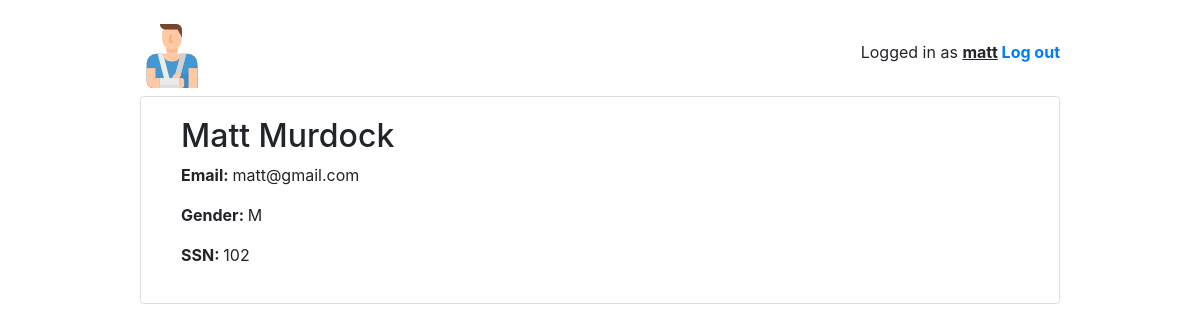
Screenshot of /home/patient/pro/profile/102 (signed in) with the database file from the repository.
### home/models.py (models this page shows, shortened)
class User(AbstractUser):
    is_patient = models.BooleanField(default=False)
    is_doctor = models.BooleanField(default=False)

class Patient(models.Model):
    GENDER_CHOICES = [('M', 'Male'), ('F', 'Female')]
    user = models.OneToOneField(User, on_delete=models.CASCADE)
    ssn = models.IntegerField('SSN', blank=False, primary_key=True)
    first_name = models.CharField('First Name', max_length=50, blank=False)
    last_name = models.CharField('Last Name', max_length=50, blank=False)
    email = models.EmailField('Email', max_length=40, blank=True, null=True, unique=True)
    gender = models.CharField(max_length=3, choices=GENDER_CHOICES, default='M')
    class Meta:
        ordering = ['ssn']

### home/views/patient.py (the view)
# urls.py: path('pro/profile/<int:pk>', patient.PatientProfileView.as_view(), name='patient_profile'),
@method_decorator([login_required, patient_required], name='dispatch')
class PatientProfileView(DetailView):
    model = Patient
    template_name = 'home/patient/patient_profile.html'

### home/templates/home/patient/patient_profile.html
<!DOCTYPE html>
{% extends "base.html" %}
{% block content %}
<div style="margin-left:20px;">
    <h2>{{ user.first_name }} {{ user.last_name}}</h2>
    <p><strong>Email: </strong>{{ user.email }}</p>
    <p><strong>Gender: </strong>{{ user.patient.gender }}</p>
    <p><strong>SSN: </strong> {{ user.patient.ssn }}</p>
</div>
{% endblock %}

### templates/base.html (shortened to what this page needs)
<!DOCTYPE html>
{% load static %}
<html lang="en">
<head>
    <link rel="stylesheet" href="https://maxcdn.bootstrapcdn.com/bootstrap/4.0.0/css/bootstrap.min.css">
    <link rel="stylesheet" type="text/css" href="{% static 'vendor/fontello-2f186091/css/fontello.css' %}">
    <link rel="stylesheet" type="text/css" href="{% static 'css/app.css' %}">
    {% if user.is_authenticated and user.is_patient %}
        <link rel="stylesheet" type="text/css" href="{% static 'css/patients.css' %}">
    {% elif user.is_authenticated and user.is_doctor %}
        <link rel="stylesheet" type="text/css" href="{% static 'css/doctors.css' %}">
    {% else %}
        <link rel="stylesheet" type="text/css" href="{% static 'css/all.css' %}">
    {% endif %}
</head>
<body>
<div class="container my-4">
  <div class="row justify-content-center">
    <div class="col-md-10 col-sm-12">
      <div class="row">
        <div class="col-6">
            {% if user.is_authenticated and user.is_doctor %}
                <h1 class="logo"><a href="{% url 'index' %}"><img src="{% static 'images/doctor.png' %}"></a></h1>
            {% elif user.is_authenticated and user.is_patient %}
                <h1 class="logo"><a href="{% url 'index' %}"><img src="{% static 'images/patient.png' %}"></a></h1>
            {% else %}
                <h1 class="logo"><a href="{% url 'index' %}"><img src="{% static 'images/medical-history.png' %}"></a></h1>
            {% endif %}
        </div>
        <div class="col-6 text-right">
          {% if user.is_authenticated %}
            <p class="pt-3">Logged in as <strong><u>{{ user.username }}</u> <a href="{% url 'logout' %}">Log out</a></strong></p>
          {% else %}
            <a href="{% url 'login' %}" class="btn btn-light" role="button">Log in</a>
            <a href="{% url 'signup' %}" class="btn btn-primary" role="button">Sign up</a>
          {% endif %}
        </div>
      </div>
      <div class="card mb-3">
        <div class="card-body">
          {% block content %}
          {% endblock %}
        </div>
      </div>
    </div>
  </div>
</div>
</body>
</html>

### home/static/css/app.css (style rules this page uses)
.logo { font-family: 'Clicker Script', cursive; }
.logo a { color: #212529; text-decoration: none; }

### home/static/css/patients.css (style rules this page uses)
body { background-image: url( http://api.thumbr.it/whitenoise-361x370.png?); }

### rows the page displays
User: username "matt", first_name "Matt", last_name "Murdock", email "matt@gmail.com", patient.gender "M", patient.ssn "102"
